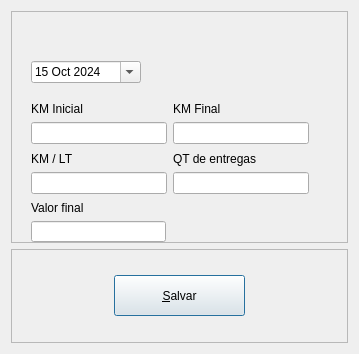
<?xml version="1.0" encoding="UTF-8"?>
<ui version="4.0">
 <class>CadEntregas</class>
 <widget class="QDialog" name="CadEntregas">
  <property name="geometry">
   <rect>
    <x>0</x>
    <y>0</y>
    <width>359</width>
    <height>354</height>
   </rect>
  </property>
  <property name="windowTitle">
   <string>Dialog</string>
  </property>
  <layout class="QVBoxLayout" name="verticalLayout_2">
   <item>
    <widget class="QFrame" name="frame_2">
     <property name="frameShape">
      <enum>QFrame::StyledPanel</enum>
     </property>
     <property name="frameShadow">
      <enum>QFrame::Raised</enum>
     </property>
     <widget class="QDateEdit" name="dateEdit">
      <property name="geometry">
       <rect>
        <x>20</x>
        <y>50</y>
        <width>110</width>
        <height>22</height>
       </rect>
      </property>
      <property name="currentSection">
       <enum>QDateTimeEdit::YearSection</enum>
      </property>
      <property name="calendarPopup">
       <bool>true</bool>
      </property>
      <property name="date">
       <date>
        <year>2024</year>
        <month>10</month>
        <day>15</day>
       </date>
      </property>
     </widget>
     <widget class="QWidget" name="layoutWidget">
      <property name="geometry">
       <rect>
        <x>20</x>
        <y>90</y>
        <width>278</width>
        <height>43</height>
       </rect>
      </property>
      <layout class="QHBoxLayout" name="horizontalLayout_2">
       <item>
        <layout class="QVBoxLayout" name="verticalLayout_3">
         <item>
          <widget class="QLabel" name="label">
           <property name="text">
            <string>KM Inicial</string>
           </property>
          </widget>
         </item>
         <item>
          <widget class="QLineEdit" name="text_km_inicial"/>
         </item>
        </layout>
       </item>
       <item>
        <layout class="QVBoxLayout" name="verticalLayout_4">
         <item>
          <widget class="QLabel" name="label_3">
           <property name="text">
            <string>KM Final</string>
           </property>
          </widget>
         </item>
         <item>
          <widget class="QLineEdit" name="text_km_final"/>
         </item>
        </layout>
       </item>
      </layout>
     </widget>
     <widget class="QWidget" name="layoutWidget">
      <property name="geometry">
       <rect>
        <x>20</x>
        <y>140</y>
        <width>278</width>
        <height>43</height>
       </rect>
      </property>
      <layout class="QHBoxLayout" name="horizontalLayout_5">
       <item>
        <layout class="QVBoxLayout" name="verticalLayout_5">
         <item>
          <widget class="QLabel" name="label_4">
           <property name="text">
            <string>KM / LT</string>
           </property>
          </widget>
         </item>
         <item>
          <widget class="QLineEdit" name="text_km_media"/>
         </item>
        </layout>
       </item>
       <item>
        <layout class="QVBoxLayout" name="verticalLayout_6">
         <item>
          <widget class="QLabel" name="label_5">
           <property name="text">
            <string>QT de entregas </string>
           </property>
          </widget>
         </item>
         <item>
          <widget class="QLineEdit" name="text_qt_entregas"/>
         </item>
        </layout>
       </item>
      </layout>
     </widget>
     <widget class="QWidget" name="layoutWidget_2">
      <property name="geometry">
       <rect>
        <x>20</x>
        <y>190</y>
        <width>135</width>
        <height>41</height>
       </rect>
      </property>
      <layout class="QVBoxLayout" name="verticalLayout_7">
       <item>
        <widget class="QLabel" name="label_6">
         <property name="text">
          <string>Valor final</string>
         </property>
        </widget>
       </item>
       <item>
        <widget class="QLineEdit" name="text_vlr_final"/>
       </item>
      </layout>
     </widget>
    </widget>
   </item>
   <item>
    <widget class="QFrame" name="frame">
     <property name="maximumSize">
      <size>
       <width>708</width>
       <height>94</height>
      </size>
     </property>
     <property name="frameShape">
      <enum>QFrame::StyledPanel</enum>
     </property>
     <property name="frameShadow">
      <enum>QFrame::Raised</enum>
     </property>
     <layout class="QVBoxLayout" name="verticalLayout">
      <property name="spacing">
       <number>15</number>
      </property>
      <item>
       <layout class="QHBoxLayout" name="horizontalLayout">
        <property name="spacing">
         <number>6</number>
        </property>
        <property name="sizeConstraint">
         <enum>QLayout::SetDefaultConstraint</enum>
        </property>
        <property name="leftMargin">
         <number>0</number>
        </property>
        <item>
         <widget class="QPushButton" name="bnt_salvar">
          <property name="minimumSize">
           <size>
            <width>100</width>
            <height>30</height>
           </size>
          </property>
          <property name="maximumSize">
           <size>
            <width>131</width>
            <height>41</height>
           </size>
          </property>
          <property name="text">
           <string>&amp;Salvar</string>
          </property>
          <property name="shortcut">
           <string>Alt+S</string>
          </property>
         </widget>
        </item>
       </layout>
      </item>
     </layout>
    </widget>
   </item>
  </layout>
 </widget>
 <resources/>
 <connections/>
</ui>
